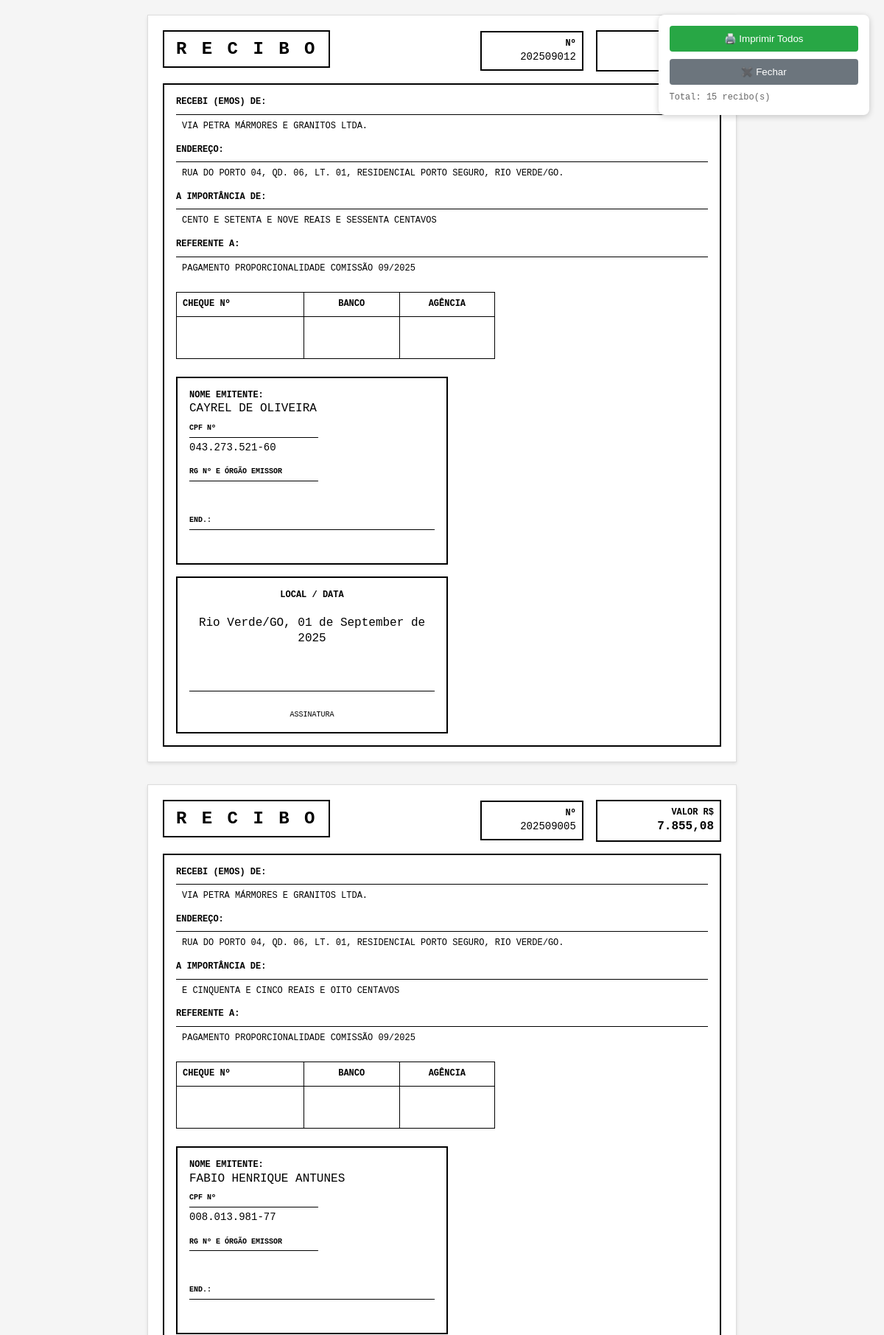
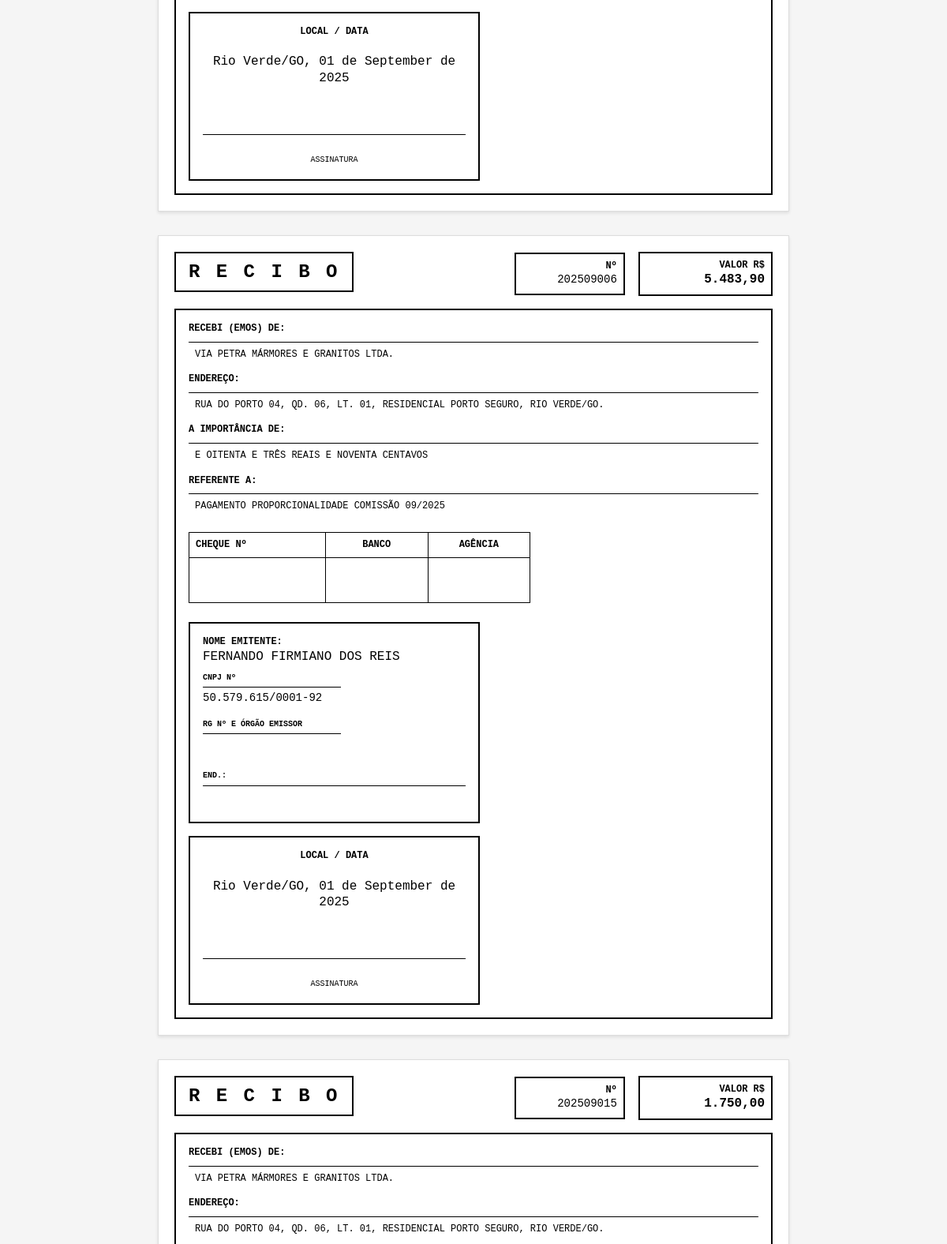
Screenshot of /pages/recibos_multiplos.php (signed in, upper part) with the database file from the repository (2 pictures, top to bottom).
### tables this page shows
CREATE TABLE `vendedores` (
  `id_vendedor` int(11) NOT NULL,
  `nome` varchar(100) NOT NULL,
  `celular` varchar(20) DEFAULT NULL,
  `tipochave` varchar(20) DEFAULT NULL,
  `chave` varchar(100) DEFAULT NULL,
  `STATUS` tinyint(1) NOT NULL DEFAULT 1
);

### pages/recibos_multiplos.php (the view, shortened to what this page needs)
<?php
require_once '../config/config.php';
$data_inicio = $_GET['data_inicio'] ?? '';
$data_fim = $_GET['data_fim'] ?? '';
$sql = "
    SELECT DISTINCT
        vd.id_vendedor,
        vd.nome,
        vd.tipochave,
        vd.chave
    FROM vendedores vd
    WHERE EXISTS (
        SELECT 1 FROM vendas v
        LEFT JOIN comissao c ON v.id_comissao = c.id_comissao
        WHERE v.id_vendedor = vd.id_vendedor
        AND (
            (v.forma_pg IN ('PIX', 'Cartão Débito', 'Dinheiro', 'À Vista')) OR
            (v.forma_pg IN ('Parcelado', 'Permuta Parcelado', 'Cartão de Crédito') AND v.vlr_entrada > 0)
        )
        " . ($data_inicio ? "AND DATE(v.dt_venda) >= '$data_inicio'" : '') . "
        " . ($data_fim ? "AND DATE(v.dt_venda) <= '$data_fim'" : '') . "
        UNION
        SELECT 1 FROM boleto b
        INNER JOIN vendas v2 ON b.id_venda = v2.id_venda
        WHERE b.id_vendedor = vd.id_vendedor
        AND b.status = 'Pago'
        " . ($data_inicio ? "AND DATE(b.dt_vencimento) >= '$data_inicio'" : '') . "
        " . ($data_fim ? "AND DATE(b.dt_vencimento) <= '$data_fim'" : '') . "
    )
    AND vd.STATUS = 1
    ORDER BY vd.nome
";
$stmt = $pdo->prepare($sql);
$stmt->execute();
$vendedores = $stmt->fetchAll(PDO::FETCH_ASSOC);
function buscarComissaoVendedor($pdo, $id_vendedor, $data_inicio = '', $data_fim = '') {
    $params = [$id_vendedor];
    $filtros_vendas = ["v.id_vendedor = ?"];
    $filtros_boletos = ["b.id_vendedor = ?"];
    $where_vendas = 'WHERE ' . implode(' AND ', $filtros_vendas);
    $where_boletos = 'WHERE ' . implode(' AND ', $filtros_boletos);
    $sql = "
        SELECT SUM(comissao_calculada) as total FROM (
            SELECT
                CASE
                    WHEN v.forma_pg IN ('PIX', 'Cartão Débito', 'Dinheiro', 'À Vista')
                    THEN (v.vlr_total * COALESCE(c.valor, 0) / 100)
                    WHEN v.forma_pg IN ('Parcelado', 'Permuta Parcelado', 'Cartão de Crédito') AND v.vlr_entrada > 0
                    THEN (v.vlr_entrada * COALESCE(c.valor, 0) / 100)
                    ELSE 0
                END as comissao_calculada
            FROM vendas v
            LEFT JOIN comissao c ON v.id_comissao = c.id_comissao
            $where_vendas
            AND (
                v.forma_pg IN ('PIX', 'Cartão Débito', 'Dinheiro', 'À Vista') OR
                (v.forma_pg IN ('Parcelado', 'Permuta Parcelado', 'Cartão de Crédito') AND v.vlr_entrada > 0)
            )
            UNION ALL
            SELECT
                (b.valor * COALESCE(c.valor, 0) / 100) as comissao_calculada
            FROM boleto b
            INNER JOIN vendas v ON b.id_venda = v.id_venda
            LEFT JOIN comissao c ON v.id_comissao = c.id_comissao
            $where_boletos
            AND b.status = 'Pago'
        ) as todas_comissoes
    ";
    $stmt = $pdo->prepare($sql);
    $stmt->execute($params);
    $resultado = $stmt->fetch(PDO::FETCH_ASSOC);
    return [
        'total' => $resultado['total'] ?: 0
    ];
}
function gerarNumeroRecibo($id_vendedor, $mes, $ano) {
    return sprintf("%04d%02d%03d", $ano, $mes, $id_vendedor);
}
function valorPorExtenso($valor) {
    $valor = number_format($valor, 2, '.', '');
    $partes = explode('.', $valor);
    $reais = (int)$partes[0];
    $centavos = (int)$partes[1];
    $extenso_reais = numeroParaExtenso($reais);
    $extenso_centavos = numeroParaExtenso($centavos);
    $resultado = '';
    if ($reais > 0) {
        $resultado .= $extenso_reais . ($reais == 1 ? ' real' : ' reais');
    }
    if ($centavos > 0) {
        if ($reais > 0) $resultado .= ' e ';
        $resultado .= $extenso_centavos . ($centavos == 1 ? ' centavo' : ' centavos');
    }
    return $resultado;
}
function numeroParaExtenso($numero) {
    $unidades = ['', 'um', 'dois', 'três', 'quatro', 'cinco', 'seis', 'sete', 'oito', 'nove'];
    $dezenas = ['', '', 'vinte', 'trinta', 'quarenta', 'cinquenta', 'sessenta', 'setenta', 'oitenta', 'noventa'];
    $especiais = ['dez', 'onze', 'doze', 'treze', 'quatorze', 'quinze', 'dezesseis', 'dezessete', 'dezoito', 'dezenove'];
    $centenas = ['', 'cento', 'duzentos', 'trezentos', 'quatrocentos', 'quinhentos', 'seiscentos', 'setecentos', 'oitocentos', 'novecentos'];
    if ($numero == 0) return 'zero';
    $resultado = '';
    $c = intval($numero / 100);
    if ($c > 0) {
        $resultado .= $centenas[$c];
    }
    $resto = $numero % 100;
    if ($resto > 0 && $c > 0) {
        $resultado .= ' e ';
    }
    if ($resto >= 10 && $resto <= 19) {
        $resultado .= $especiais[$resto - 10];
    } else {
        $d = intval($resto / 10);
        $u = $resto % 10;
        if ($d > 0) {
            $resultado .= $dezenas[$d];
        }
        if ($u > 0) {
            if ($d > 0) $resultado .= ' e ';
            $resultado .= $unidades[$u];
        }
    }
    return $resultado;
}
function formatarChavePix($tipo, $chave) {
    switch ($tipo) {
        case 'CPF':
            return preg_replace('/(\d{3})(\d{3})(\d{3})(\d{2})/', '$1.$2.$3-$4', $chave);
        case 'CNPJ':
            return preg_replace('/(\d{2})(\d{3})(\d{3})(\d{4})(\d{2})/', '$1.$2.$3/$4-$5', $chave);
    }
}
?>
<!DOCTYPE html>
<html lang="pt-BR">
<head>
</head>
<body>
    <div class="toolbar no-print">
        <button onclick="window.print()" style="background: #28a745; color: white; border: none; padding: 10px 20px; border-radius: 4px; cursor: pointer; margin-bottom: 10px; width: 100%;">
            🖨️ Imprimir Todos
        </button>
        <button onclick="window.close()" style="background: #6c757d; color: white; border: none; padding: 10px 20px; border-radius: 4px; cursor: pointer; width: 100%;">
            ✖️ Fechar
        </button>
        <div style="margin-top: 10px; font-size: 12px; color: #666;">
            Total: <?= count($vendedores) ?> recibo(s)
        </div>
    </div>
    <?php if (empty($vendedores)): ?>
        <div class="loading">
            ⚠️ Nenhum vendedor com comissão encontrado no período selecionado.
        </div>
    <?php else: ?>
        <?php foreach ($vendedores as $vendedor): ?>
            <?php
            $comissao_data = buscarComissaoVendedor($pdo, $vendedor['id_vendedor'], $data_inicio, $data_fim);
            $total_comissao = $comissao_data['total'];
            if ($total_comissao <= 0) continue;
            $numero_recibo = gerarNumeroRecibo($vendedor['id_vendedor'], date('m'), date('Y'));
            $data_atual = date('d \d\e F \d\e Y');
            $periodo_inicio = $data_inicio ?: date('Y-m-01');
            $mes_ano = date('m/Y', strtotime($periodo_inicio));
            ?>
            <div class="recibo-container">
                <div class="d-flex justify-content-between align-items-start mb-3">
                    <div class="recibo-titulo">
                        <h2 class="border">R E C I B O</h2>
                    </div>
                    <div class="text-end">
                        <div class="border p-2" style="min-width: 120px; display: inline-block; margin-right: 10px;">
                            <strong>Nº</strong><br>
                            <span style="font-size: 14px;"><?= $numero_recibo ?></span>
                        </div>
                        <div class="border p-2" style="min-width: 150px; display: inline-block;">
                            <strong>VALOR R$</strong><br>
                            <span style="font-size: 16px; font-weight: bold;"><?= number_format($total_comissao, 2, ',', '.') ?></span>
                        </div>
                    </div>
                </div>
                <div class="border p-3">
                    <div class="mb-3">
                        <div class="border-bottom pb-2 mb-2">
                            <strong>RECEBI (EMOS) DE:</strong>
                        </div>
                        <div class="ps-2">
                            VIA PETRA MÁRMORES E GRANITOS LTDA.
                        </div>
                    </div>
                    <div class="mb-3">
                        <div class="border-bottom pb-2 mb-2">
                            <strong>ENDEREÇO:</strong>
                        </div>
                        <div class="ps-2">
                            RUA DO PORTO 04, QD. 06, LT. 01, RESIDENCIAL PORTO SEGURO, RIO VERDE/GO.
                        </div>
                    </div>
                    <div class="mb-3">
                        <div class="border-bottom pb-2 mb-2">
                            <strong>A IMPORTÂNCIA DE:</strong>
                        </div>
                        <div class="ps-2 text-uppercase">
                            <?= valorPorExtenso($total_comissao) ?>
                        </div>
                    </div>
                    <div class="mb-4">
                        <div class="border-bottom pb-2 mb-2">
                            <strong>REFERENTE A:</strong>
                        </div>
                        <div class="ps-2">
                            PAGAMENTO PROPORCIONALIDADE COMISSÃO <?= strtoupper($mes_ano) ?>
                        </div>
                    </div>
                    <div class="mb-4">
                        <table class="table-bordered mb-0" style="width: 60%;">
                            <tr>
                                <td style="width: 40%;"><strong>CHEQUE Nº</strong></td>
                                <td style="width: 30%; text-align: center;"><strong>BANCO</strong></td>
                                <td style="width: 30%; text-align: center;"><strong>AGÊNCIA</strong></td>
                            </tr>
                            <tr>
                                <td style="height: 40px;"></td>
                                <td></td>
                                <td></td>
                            </tr>
                        </table>
                    </div>
                    <div class="row">
                        <div class="col-6">
                            <div class="border p-3">
                                <div class="mb-2">
                                    <strong>NOME EMITENTE:</strong><br>
                                    <span style="font-size: 16px;"><?= strtoupper($vendedor['nome']) ?></span>
                                </div>
                                <div class="row mt-3">
                                    <div class="col-6">
                                        <div class="border-bottom pb-1">
                                            <small><strong><?= strtoupper($vendedor['tipochave']) ?> Nº</strong></small>
                                        </div>
                                        <div class="pt-1">
                                            <span style="font-size: 14px;"><?= formatarChavePix($vendedor['tipochave'], $vendedor['chave']) ?></span>
                                        </div>
                                    </div>
                                    <div class="col-6">
                                        <div class="border-bottom pb-1">
                                            <small><strong>RG Nº E ÓRGÃO EMISSOR</strong></small>
                                        </div>
                                        <div class="pt-1" style="height: 25px;">
                                        </div>
                                    </div>
                                </div>
                                <div class="mt-3">
                                    <div class="border-bottom pb-1">
                                        <small><strong>END.:</strong></small>
                                    </div>
                                    <div class="pt-1" style="height: 25px;">
                                    </div>
                                </div>
                            </div>
                        </div>
                        <div class="col-6">
                            <div class="border p-3 text-center">
                                <div class="mb-3">
                                    <strong>LOCAL / DATA</strong>
                                </div>
                                <div style="font-size: 16px; margin-top: 20px;">
                                    Rio Verde/GO, <?= $data_atual ?>
                                </div>
                                <div class="mt-5 pt-4" style="border-top: 1px solid #000; margin-top: 60px;">
                                    <small>ASSINATURA</small>
                                </div>
                            </div>
                        </div>
                    </div>
                </div>
            </div>
        <?php endforeach; ?>
    <?php endif; ?>
</body>
</html>

### pages/recibos_multiplos.php (style rules this page uses)
body { margin: 0; padding: 0; font-family: 'Courier New', monospace; font-size: 12px; line-height: 1.3; color: #000; background: white; }
.recibo-container { width: 100%; max-width: 800px; margin: 0 auto 30px auto; background: white; padding: 20px; page-break-after: always; box-sizing: border-box; }
.border { border: 2px solid #000; }
.border-bottom { border-bottom: 1px solid #000; }
.table-bordered { border: 1px solid #000; border-collapse: collapse; width: 100%; }
.table-bordered td, .table-bordered th { border: 1px solid #000; padding: 8px; text-align: left; }
.text-center { text-align: center; }
.text-end { text-align: right; }
.text-uppercase { text-transform: uppercase; }
.mb-0 { margin-bottom: 0; }
.mb-2 { margin-bottom: 8px; }
.mb-3 { margin-bottom: 16px; }
.mb-4 { margin-bottom: 24px; }
.mt-3 { margin-top: 16px; }
.mt-5 { margin-top: 32px; }
.pb-1 { padding-bottom: 4px; }
.pb-2 { padding-bottom: 8px; }
.pt-1 { padding-top: 4px; }
.pt-4 { padding-top: 24px; }
.ps-2 { padding-left: 8px; }
.p-2 { padding: 8px; }
.p-3 { padding: 16px; }
.d-flex { display: flex; }
.justify-content-between { justify-content: space-between; }
.align-items-start { align-items: flex-start; }
.recibo-titulo h2 { font-family: 'Courier New', monospace; letter-spacing: 3px; font-size: 24px; font-weight: bold; display: inline-block; margin: 0; padding: 8px 16px; }
.row { display: flex; flex-wrap: wrap; margin: -8px; }
.col-6 { flex: 0 0 50%; padding: 8px; }
.no-print { display: block; }
@media screen { body { background: #f5f5f5; padding: 20px; } }
@media screen { .recibo-container { border: 1px solid #ddd; box-shadow: 0 2px 4px rgba(0,0,0,0.1); margin-bottom: 30px; } }
@media screen { .toolbar { position: fixed; top: 20px; right: 20px; z-index: 1000; background: white; padding: 15px; border-radius: 8px; box-shadow: 0 2px 8px rgba(0,0,0,0.2); } }

### rows the page displays
vendedores: id_vendedor "202509012", total_comissao "CENTO E SETENTA E NOVE REAIS E SESSENTA CENTAVOS", nome "CAYREL DE OLIVEIRA", tipochave "CPF", chave "043.273.521-60"
vendedores: id_vendedor "202509005", total_comissao "7.855,08", total_comissao "E CINQUENTA E CINCO REAIS E OITO CENTAVOS", nome "FABIO HENRIQUE ANTUNES", tipochave "CPF", chave "008.013.981-77"
vendedores: id_vendedor "202509006", total_comissao "5.483,90", total_comissao "E OITENTA E TRÊS REAIS E NOVENTA CENTAVOS", nome "FERNANDO FIRMIANO DOS REIS", tipochave "CNPJ", chave "50.579.615/0001-92"
vendedores: id_vendedor "202509015", total_comissao "1.750,00"

### other values shown
count($vendedores) "15"
